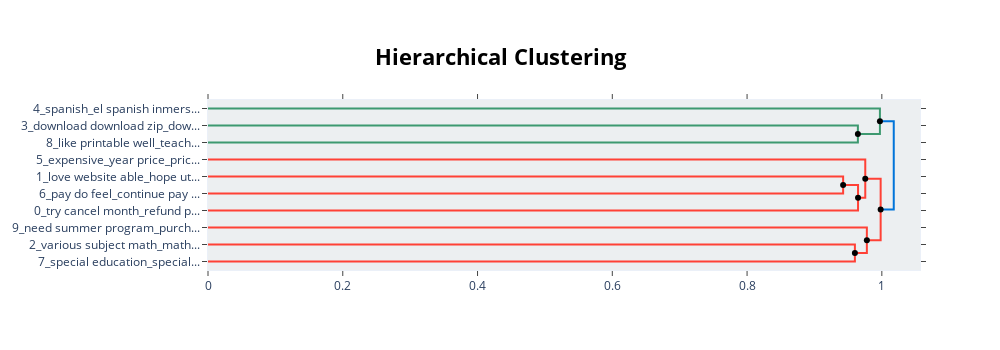

The notebook cell saved with this chart:
### Code cell
# Extract hierarchical topics and their representations
hierarchical_topics = topic_model.hierarchical_topics(content_documents)

# Visualize these representations
topic_model.visualize_hierarchy(hierarchical_topics=hierarchical_topics)

### Figure 1 — Plotly figure (JSON) as saved in the notebook; plotly's stock layout.template omitted (floating-point values rounded to 4 significant figures)
{"data": [{"hoverinfo": "text", "marker": {"color": "rgb(61,153,112)"}, "mode": "lines", "text": ["download download zip_download zip file_download zip_want download zip_print download", "", "", "like printable well_teachable like printable_print thing_want print_printable"], "type": "scatter", "x": [0, 0.9645, 0.9645, 0], "xaxis": "x", "y": [-15, -15, -25, -25], "yaxis": "y"}, {"hoverinfo": "text", "marker": {"color": "rgb(61,153,112)"}, "mode": "lines", "text": ["spanish_el spanish inmersion_design el spanish_language_spanish site", "", "", "easy print want_subject printable feel_teachable like printable_printable poster practical_easy print"], "type": "scatter", "x": [0, 0.9972, 0.9972, 0.9645], "xaxis": "x", "y": [-5, -5, -20, -20], "yaxis": "y"}, {"hoverinfo": "text", "marker": {"color": "rgb(255,65,54)"}, "mode": "lines", "text": ["love website able_hope utilize wonderful_love site 12th_site 12th love_think love website", "", "", "pay do feel_continue pay do_service unemployed_level pay try_unemployed afford"], "type": "scatter", "x": [0, 0.9426, 0.9426, 0], "xaxis": "x", "y": [-45, -45, -55, -55], "yaxis": "y"}, {"hoverinfo": "text", "marker": {"color": "rgb(255,65,54)"}, "mode": "lines", "text": ["money help basic_money help_great work agency_afford_save money thank", "", "", "try cancel month_refund payment cancel_cancel month_cancel account_need cancel"], "type": "scatter", "x": [0.9426, 0.9647, 0.9647, 0], "xaxis": "x", "y": [-50, -50, -65, -65], "yaxis": "y"}, {"hoverinfo": "text", "marker": {"color": "rgb(255,65,54)"}, "mode": "lines", "text": ["expensive_year price_price little expensive_justify monthly cost_like price significantly", "", "", "pay do_afford_pay_work_job"], "type": "scatter", "x": [0, 0.9754, 0.9754, 0.9647], "xaxis": "x", "y": [-35, -35, -57.5, -57.5], "yaxis": "y"}, {"hoverinfo": "text", "marker": {"color": "rgb(255,65,54)"}, "mode": "lines", "text": ["various subject math_math stuff apply_subject math science_68 math standard_math standard", "", "", "special education_special education look_do special education_special education just_teenager special need"], "type": "scatter", "x": [0, 0.96, 0.96, 0], "xaxis": "x", "y": [-85, -85, -95, -95], "yaxis": "y"}, {"hoverinfo": "text", "marker": {"color": "rgb(255,65,54)"}, "mode": "lines", "text": ["need summer program_purchase daughter summer_summer month need_daughter summer month_need summer", "", "", "special education look_special education_do special education_special education just_special education justify"], "type": "scatter", "x": [0, 0.9778, 0.9778, 0.96], "xaxis": "x", "y": [-75, -75, -90, -90], "yaxis": "y"}, {"hoverinfo": "text", "marker": {"color": "rgb(255,65,54)"}, "mode": "lines", "text": ["afford_pay_unfortunately afford_expense_cost", "", "", "purchase daughter summer_daughter excellent need_help daughter excellent_daughter summer month_purchase daughter"], "type": "scatter", "x": [0.9754, 0.9982, 0.9982, 0.9778], "xaxis": "x", "y": [-46.25, -46.25, -82.5, -82.5], "yaxis": "y"}, {"hoverinfo": "text", "marker": {"color": "rgb(0,116,217)"}, "mode": "lines", "text": ["printable scholastic_print want print_language_printable_read", "", "", "afford_special education_pay_caregiver_help daughter"], "type": "scatter", "x": [0.9972, 1.018, 1.018, 0.9982], "xaxis": "x", "y": [-12.5, -12.5, -64.38, -64.38], "yaxis": "y"}, {"hoverinfo": "text", "hovertext": ["money help basic_money help_great work agency_afford_save money thank", "afford_pay_unfortunately afford_expense_cost", "printable scholastic_print want print_language_printable_read"], "marker": {"color": "black"}, "mode": "markers", "showlegend": false, "type": "scatter", "x": [0.9426, 0.9754, 0.9972], "y": [-50, -46.25, -12.5]}, {"hoverinfo": "text", "hovertext": ["easy print want_subject printable feel_teachable like printable_printable poster practical_easy print", "pay do_afford_pay_work_job", "special education look_special education_do special education_special education just_special education justify", "purchase daughter summer_daughter excellent need_help daughter excellent_daughter summer month_purchase daughter", "afford_special education_pay_caregiver_help daughter"], "marker": {"color": "black"}, "mode": "markers", "showlegend": false, "type": "scatter", "x": [0.9645, 0.9647, 0.96, 0.9778, 0.9982], "y": [-20, -57.5, -90, -82.5, -64.38]}], "layout": {"autosize": false, "height": 350, "hoverlabel": {"bgcolor": "white", "font": {"family": "Rockwell", "size": 16}}, "hovermode": "closest", "plot_bgcolor": "#ECEFF1", "showlegend": false, "title": {"font": {"color": "Black", "size": 22}, "text": "<b>Hierarchical Clustering</b>", "x": 0.5, "xanchor": "center", "yanchor": "top"}, "width": 1000, "xaxis": {"mirror": "allticks", "rangemode": "tozero", "showgrid": false, "showline": true, "showticklabels": true, "ticks": "outside", "type": "linear", "zeroline": false}, "yaxis": {"mirror": "allticks", "range": [-100, 0], "rangemode": "tozero", "showgrid": false, "showline": true, "showticklabels": true, "tickmode": "array", "ticks": "outside", "ticktext": ["4_spanish_el spanish inmers...", "3_download download zip_dow...", "8_like printable well_teach...", "5_expensive_year price_pric...", "1_love website able_hope ut...", "6_pay do feel_continue pay ...", "0_try cancel month_refund p...", "9_need summer program_purch...", "2_various subject math_math...", "7_special education_special..."], "tickvals": [-5, -15, -25, -35, -45, -55, -65, -75, -85, -95], "type": "linear", "zeroline": false}}}
